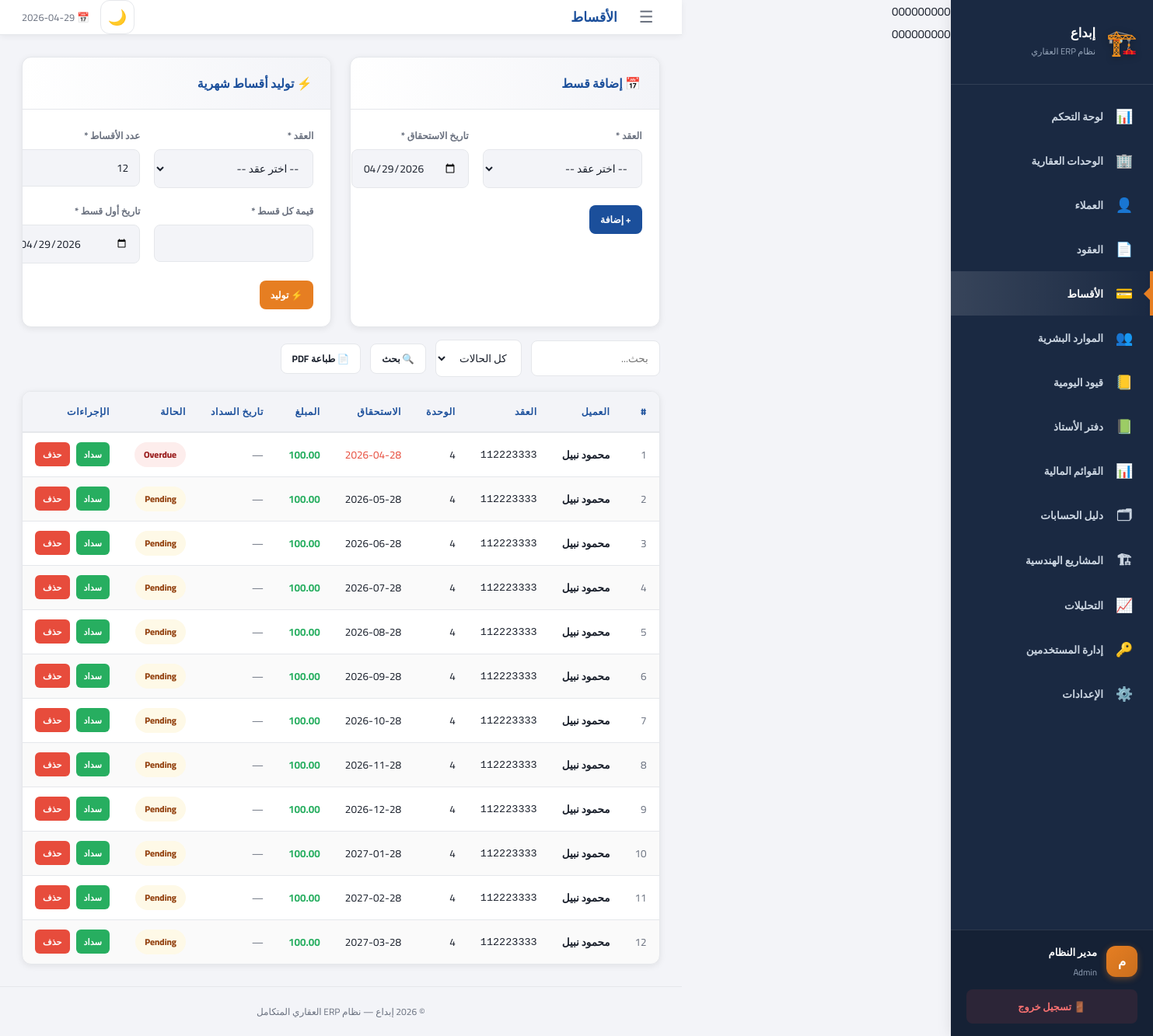
The page /installments (signed in) on the database its author committed.
### tables this page shows
CREATE TABLE installments (
    id INTEGER PRIMARY KEY AUTOINCREMENT,
    contract_id INTEGER NOT NULL,
    due_date TEXT NOT NULL, amount REAL NOT NULL,
    paid_date TEXT DEFAULT '', status TEXT DEFAULT 'Pending',
    notes TEXT DEFAULT '',
    FOREIGN KEY(contract_id) REFERENCES contracts(id)
);

CREATE TABLE clients (
    id INTEGER PRIMARY KEY AUTOINCREMENT,
    full_name TEXT NOT NULL, national_id TEXT DEFAULT '',
    phone TEXT DEFAULT '', email TEXT DEFAULT '',
    address TEXT DEFAULT '', notes TEXT DEFAULT '',
    created_at TEXT DEFAULT CURRENT_DATE
);

CREATE TABLE contracts (
    id INTEGER PRIMARY KEY AUTOINCREMENT,
    contract_number TEXT UNIQUE NOT NULL,
    client_id INTEGER NOT NULL, property_id INTEGER NOT NULL,
    contract_type TEXT DEFAULT 'Sale',
    total_price REAL NOT NULL, down_payment REAL DEFAULT 0,
    signing_date TEXT, delivery_date TEXT DEFAULT '',
    status TEXT DEFAULT 'Active', notes TEXT DEFAULT '',
    FOREIGN KEY(client_id) REFERENCES clients(id),
    FOREIGN KEY(property_id) REFERENCES properties(id)
);

CREATE TABLE properties (
    id INTEGER PRIMARY KEY AUTOINCREMENT,
    project_id INTEGER, unit_number TEXT NOT NULL,
    unit_type TEXT NOT NULL, floor INTEGER DEFAULT 0,
    area_sqm REAL DEFAULT 0, price REAL DEFAULT 0,
    status TEXT DEFAULT 'Available', description TEXT DEFAULT '',
    FOREIGN KEY(project_id) REFERENCES projects(id)
);

### app.py (the view)
@app.route("/installments")
@login_required
def installments():
    try:
        status = request.args.get("status","All")
        kw     = request.args.get("q","").strip()
        page = request.args.get("page", 1)
        page, per_page, offset = paginate(page, 20)
        q = f"%{kw}%"
        with get_db() as c:
            total = c.execute("""
                SELECT COUNT(*) as cnt FROM installments i
                JOIN contracts c ON c.id=i.contract_id
                JOIN clients cl ON cl.id=c.client_id
                JOIN properties pr ON pr.id=c.property_id
                WHERE (?='All' OR i.status=?)
                AND (c.contract_number LIKE ? OR cl.full_name LIKE ? OR pr.unit_number LIKE ?)
            """, (status,status,q,q,q)).fetchone()["cnt"]
            rows = c.execute("""
                SELECT i.*,c.contract_number,cl.full_name client_name,pr.unit_number
                FROM installments i
                JOIN contracts c ON c.id=i.contract_id
                JOIN clients cl ON cl.id=c.client_id
                JOIN properties pr ON pr.id=c.property_id
                WHERE (?='All' OR i.status=?)
                AND (c.contract_number LIKE ? OR cl.full_name LIKE ? OR pr.unit_number LIKE ?)
                ORDER BY i.due_date ASC LIMIT ? OFFSET ?
            """, (status,status,q,q,q,per_page,offset)).fetchall()
            contracts_list = c.execute("""
                SELECT ct.id, ct.contract_number || ' — ' || cl.full_name label
                FROM contracts ct JOIN clients cl ON cl.id=ct.client_id ORDER BY ct.id DESC
            """).fetchall()
        total_pages = (total + per_page - 1) // per_page
        return render_template("installments.html", rows=rows,
                               contracts_list=contracts_list, status_filter=status, kw=kw,
                               page=page, total_pages=total_pages)
    except Exception as e:
        logger.error(f"Installments error: {e}")
        flash(f"❌ خطأ في تحميل الأقساط: {str(e)}", "error")
        return redirect(url_for("dashboard"))

### app.py (called while the page is built)
def get_db():
    conn = sqlite3.connect(DB_PATH)
    conn.row_factory = sqlite3.Row
    conn.execute("PRAGMA foreign_keys = ON")
    return conn

def login_required(f):
    @wraps(f)
    def decorated(*args, **kwargs):
        if "user" not in session:
            return redirect(url_for("login"))
        return f(*args, **kwargs)
    return decorated

def paginate(page=1, per_page=15):
    page = max(1, int(page) if isinstance(page, (int, str)) else 1)
    per_page = min(100, max(1, int(per_page) if isinstance(per_page, (int, str)) else 15))
    offset = (page - 1) * per_page
    return page, per_page, offset

@app.context_processor
def inject_globals():
    cfg_path = BASE_DIR / "config.json"
    cfg = json.loads(cfg_path.read_text()) if cfg_path.exists() else {"company_name":"إبداع","currency":"ج.م"}
    allowed = ROLE_PAGES.get(session.get("role",""), set())
    return {
        "company_name": cfg.get("company_name","إبداع"),
        "currency":     cfg.get("currency","ج.م"),
        "current_user": session.get("user",""),
        "current_role": session.get("role",""),
        "full_name":    session.get("full_name",""),
        "allowed_pages": allowed,
        "today": date.today().isoformat(),
    }

@app.before_request
def before_request():
    if 'user' in session:
        session.permanent = True

### templates/installments.html (shortened to what this page needs)
{% extends "base.html" %}
{% block page_title %}الأقساط{% endblock %}
{% block content %}
<div class="grid-2" style="margin-bottom:16px">
  <div class="card">
    <div class="card-header"><span class="card-title">📅 إضافة قسط</span></div>
    <form method="POST" action="{{ url_for('add_installment') }}">
      <div class="form-grid" style="grid-template-columns:1fr 1fr 1fr">
        <div class="form-group"><label>العقد *</label>
          <select name="contract_id" required><option value="">-- اختر عقد --</option>
          {% for c in contracts_list %}<option value="{{ c.id }}">{{ c.label }}</option>{% endfor %}</select></div>
        <div class="form-group"><label>تاريخ الاستحقاق *</label><input type="date" name="due_date" value="{{ today }}" required></div>
      </div>
      <div class="form-footer"><button type="submit" class="btn btn-primary btn-sm">+ إضافة</button></div>
    </form>
  </div>
  <div class="card">
    <div class="card-header"><span class="card-title">⚡ توليد أقساط شهرية</span></div>
    <form method="POST" action="{{ url_for('generate_installments') }}">
      <div class="form-grid" style="grid-template-columns:1fr 1fr">
        <div class="form-group"><label>العقد *</label>
          <select name="contract_id" required><option value="">-- اختر عقد --</option>
          {% for c in contracts_list %}<option value="{{ c.id }}">{{ c.label }}</option>{% endfor %}</select></div>
        <div class="form-group"><label>عدد الأقساط *</label><input type="number" name="num" value="12" min="1" required></div>
        <div class="form-group"><label>قيمة كل قسط *</label><input type="number" name="amount_each" step="0.01" required></div>
        <div class="form-group"><label>تاريخ أول قسط *</label><input type="date" name="first_date" value="{{ today }}" required></div>
      </div>
      <div class="form-footer"><button type="submit" class="btn btn-accent btn-sm">⚡ توليد</button></div>
    </form>
  </div>
</div>
<div class="toolbar">
  <form method="GET" style="display:contents">
    <input type="text" name="q" value="{{ kw }}" placeholder="بحث...">
    <select name="status"><option value="All">كل الحالات</option>
    </select>
    <button type="submit" class="btn btn-ghost btn-sm">🔍 بحث</button>
    <a href="/installments/pdf" class="btn btn-ghost btn-sm" target="_blank">📄 طباعة PDF</a>
  </form>
</div>
<div class="card"><div class="table-wrapper"><table>
  <thead><tr><th>#</th><th>العميل</th><th>العقد</th><th>الوحدة</th><th>الاستحقاق</th><th>المبلغ</th><th>تاريخ السداد</th><th>الحالة</th><th>الإجراءات</th></tr></thead>
  <tbody>
    {% for r in rows %}
    <tr>
      <td class="muted">{{ r.id }}</td>
      <td><strong>{{ r.client_name }}</strong></td>
      <td><code>{{ r.contract_number }}</code></td>
      <td>{{ r.unit_number }}</td>
      <td class="{{'negative' if r.status=='Overdue' else ''}}">{{ r.due_date }}</td>
      <td class="positive"><strong>{{ "{:,.2f}".format(r.amount) }}</strong></td>
      <td class="muted">{{ r.paid_date or '—' }}</td>
      <td><span class="badge {{'badge-success' if r.status=='Paid' else 'badge-danger' if r.status=='Overdue' else 'badge-warning' if r.status=='Pending' else 'badge-gray'}}">{{ r.status }}</span></td>
      <td class="actions">
        {% if r.status != 'Paid' %}
        <button onclick="openPayModal({{ r.id }})" class="btn btn-success btn-xs">سداد</button>
        {% endif %}
        <form method="POST" action="{{ url_for('delete_installment',iid=r.id) }}" class="confirm-delete" style="display:inline">
          <button class="btn btn-danger btn-xs">حذف</button></form>
      </td>
    </tr>
    {% else %}<tr><td colspan="9" style="text-align:center;padding:30px;color:var(--text-muted)">لا توجد أقساط</td></tr>{% endfor %}
  </tbody>
</table></div></div>
{% endblock %}

### templates/base.html (shortened to what this page needs)
{{ csrf_token() }}
<!DOCTYPE html>
<html lang="ar" dir="rtl" data-theme="light">
<head>
<link rel="stylesheet" href="{{ url_for('static', filename='css/style.css') }}">
</head>
<body>
{% if current_user %}
<aside class="sidebar" id="sidebar">
  <div class="sidebar-logo">
    <span class="logo-icon">🏗️</span>
    <div>
      <div class="logo-name">{{ company_name }}</div>
      <div class="logo-sub">نظام ERP العقاري</div>
    </div>
  </div>
  <nav class="sidebar-nav">
    {% for page_key, icon, label in nav_items %}
      {% if page_key in allowed_pages %}
      <a href="{{ url_for(page_key) }}"
         class="nav-item {% if request.endpoint == page_key %}active{% endif %}">
        <span class="nav-icon">{{ icon }}</span>
        <span class="nav-label">{{ label }}</span>
      </a>
      {% endif %}
    {% endfor %}
  </nav>
  <div class="sidebar-footer">
    <div class="user-chip">
      <span class="user-avatar">{{ full_name[0] if full_name else 'م' }}</span>
      <div>
        <div class="user-name">{{ full_name }}</div>
        <div class="user-role">{{ current_role }}</div>
      </div>
    </div>
    <a href="{{ url_for('logout') }}" class="logout-btn">🚪 تسجيل خروج</a>
  </div>
</aside>
<div class="main-wrapper">
  <header class="topbar">
    <button class="sidebar-toggle" aria-label="تبديل القائمة">☰</button>
    <h1 class="page-title">{% block page_title %}{% endblock %}</h1>
    <div class="topbar-actions">
      <button class="theme-toggle" id="theme-toggle" aria-label="تبديل المظهر">🌙</button>
      <span class="topbar-date">📅 {{ today }}</span>
    </div>
  </header>
  <main class="page-content">
    {% block content %}{% endblock %}
  </main>
  <footer style="text-align:center; padding:20px; color:var(--text-muted); font-size:.8rem; border-top:1px solid var(--border);">
    <p>© 2026 {{ company_name }} — نظام ERP العقاري المتكامل</p>
  </footer>
</div>
{% else %}
  {% block auth_content %}{% endblock %}
{% endif %}
</body>
</html>

### rows shown on the page
installments: id "1", client_name "محمود نبيل", contract_number "112223333", unit_number "4", due_date "2026-04-28", amount "100.00", paid_date "—", status "Overdue"
installments: id "2", client_name "محمود نبيل", contract_number "112223333", unit_number "4", due_date "2026-05-28", amount "100.00", paid_date "—", status "Pending"
installments: id "3", client_name "محمود نبيل", contract_number "112223333", unit_number "4", due_date "2026-06-28", amount "100.00", paid_date "—", status "Pending"
installments: id "4", client_name "محمود نبيل", contract_number "112223333", unit_number "4", due_date "2026-07-28", amount "100.00", paid_date "—", status "Pending"
installments: id "5", client_name "محمود نبيل", contract_number "112223333", unit_number "4", due_date "2026-08-28", amount "100.00", paid_date "—", status "Pending"
installments: id "6", client_name "محمود نبيل", contract_number "112223333", unit_number "4", due_date "2026-09-28", amount "100.00", paid_date "—", status "Pending"
installments: id "7", client_name "محمود نبيل", contract_number "112223333", unit_number "4", due_date "2026-10-28", amount "100.00", paid_date "—", status "Pending"
installments: id "8", client_name "محمود نبيل", contract_number "112223333", unit_number "4", due_date "2026-11-28", amount "100.00", paid_date "—", status "Pending"
installments: id "9", client_name "محمود نبيل", contract_number "112223333", unit_number "4", due_date "2026-12-28", amount "100.00", paid_date "—", status "Pending"
installments: id "10", client_name "محمود نبيل", contract_number "112223333", unit_number "4", due_date "2027-01-28", amount "100.00", paid_date "—", status "Pending"
installments: id "11", client_name "محمود نبيل", contract_number "112223333", unit_number "4", due_date "2027-02-28", amount "100.00", paid_date "—", status "Pending"
installments: id "12", client_name "محمود نبيل", contract_number "112223333", unit_number "4", due_date "2027-03-28", amount "100.00", paid_date "—", status "Pending"

### other values the page prints
{{ company_name }} "إبداع"
{{ icon }} "📊" "🏢" "👤" "📄" "💳" "👥" "📒" "📗" "📊" "🗂" "🏗" "📈" "🔑" "⚙️"
{{ label }} "لوحة التحكم" "الوحدات العقارية" "العملاء" "العقود" "الأقساط" "الموارد البشرية" "قيود اليومية" "دفتر الأستاذ" "القوائم المالية" "دليل الحسابات" "المشاريع الهندسية" "التحليلات" "إدارة المستخدمين" "الإعدادات"
{{ full_name[0] if full_name else 'م' }} "م"
{{ full_name }} "مدير النظام"
{{ current_role }} "Admin"
